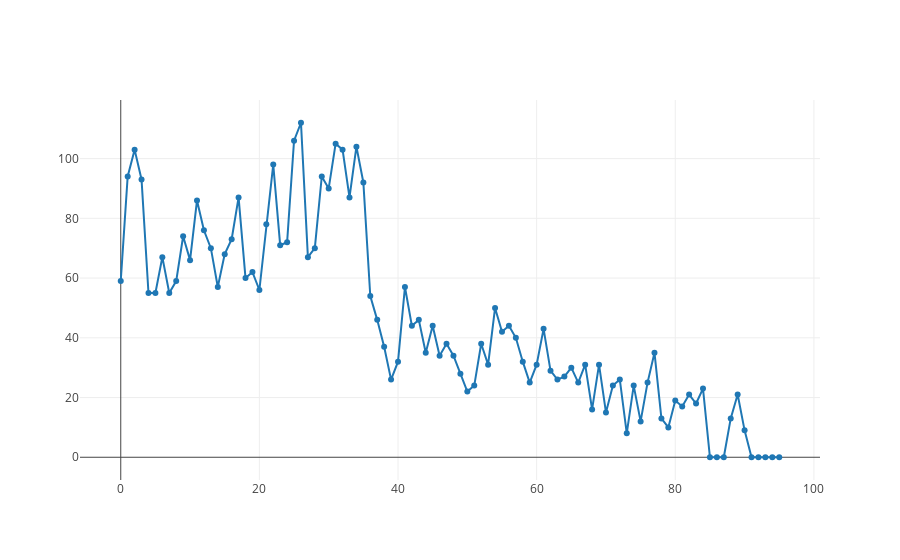

The cell this chart's notebook holds for it:
### Code cell
// console.log(time_series)
console.log(time_series.sort())
openDigger.render.plotly([
        {y: time_series.map(d => d[2]) ,mode: 'lines+markers', name: 'activity'}
    ], ); 
time_series

### Figure 1 — Plotly figure (JSON) as saved in the notebook; plotly's stock layout.template omitted (floating-point values rounded to 4 significant figures)
{"data": [{"mode": "lines+markers", "name": "activity", "y": [59, 94, 103, 93, 55, 55, 67, 55, 59, 74, 66, 86, 76, 70, 57, 68, 73, 87, 60, 62, 56, 78, 98, 71, 72, 106, 112, 67, 70, 94, 90, 105, 103, 87, 104, 92, 54, 46, 37, 26, 32, 57, 44, 46, 35, 44, 34, 38, 34, 28, 22, 24, 38, 31, 50, 42, 44, 40, 32, 25, 31, 43, 29, 26, 27, 30, 25, 31, 16, 31, 15, 24, 26, 8, 24, 12, 25, 35, 13, 10, 19, 17, 21, 18, 23, 0, 0, 0, 13, 21, 9, 0, 0, 0, 0, 0]}], "layout": {}}
